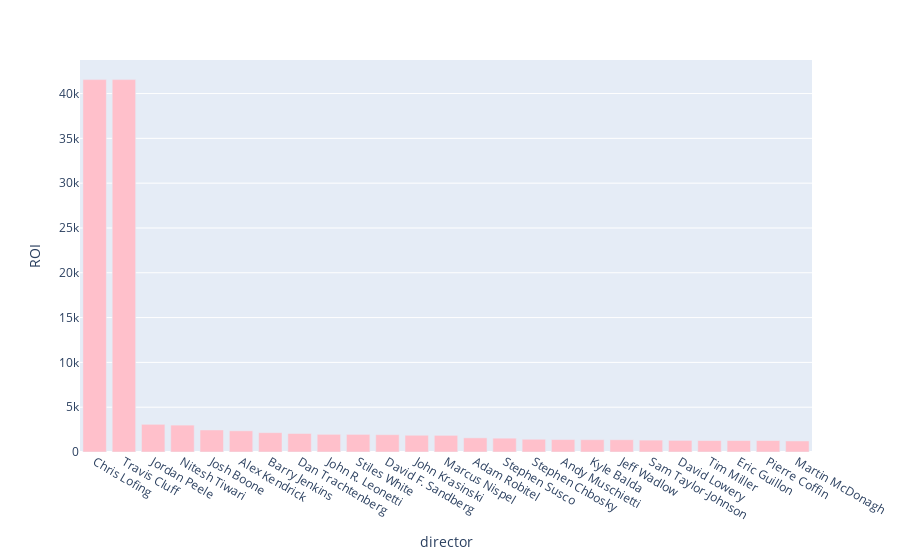

This figure's notebook cell:
### Code cell
fig = px.bar(grouped_by_director_filtered, x = "director", y = "ROI", color_discrete_sequence = ["pink"])
fig.show();

### Figure 1 — Plotly figure (JSON) as saved in the notebook; plotly's stock layout.template omitted (floating-point values rounded to 4 significant figures)
{"data": [{"alignmentgroup": "True", "hovertemplate": "director=%{x}<br>ROI=%{y}<extra></extra>", "legendgroup": "", "marker": {"color": "pink", "pattern": {"shape": ""}}, "name": "", "offsetgroup": "", "orientation": "v", "showlegend": false, "textposition": "auto", "type": "bar", "x": ["Chris Lofing", "Travis Cluff", "Jordan Peele", "Nitesh Tiwari", "Josh Boone", "Alex Kendrick", "Barry Jenkins", "Dan Trachtenberg", "John R. Leonetti", "Stiles White", "David F. Sandberg", "John Krasinski", "Marcus Nispel", "Adam Robitel", "Stephen Susco", "Stephen Chbosky", "Andy Muschietti", "Kyle Balda", "Jeff Wadlow", "Sam Taylor-Johnson", "David Lowery", "Tim Miller", "Eric Guillon", "Pierre Coffin", "Martin McDonagh"], "xaxis": "x", "y": [41560.0, 41560.0, 3089.0, 3002.0, 2460.0, 2366.0, 2158.0, 2066.0, 1974.0, 1966.0, 1936.0, 1868.0, 1859.0, 1579.0, 1543.0, 1423.0, 1390.0, 1374.0, 1372.0, 1327.0, 1296.0, 1281.0, 1280.0, 1280.0, 1235.0], "yaxis": "y"}], "layout": {"barmode": "relative", "legend": {"tracegroupgap": 0}, "margin": {"t": 60}, "xaxis": {"anchor": "y", "domain": [0, 1], "title": {"text": "director"}}, "yaxis": {"anchor": "x", "domain": [0, 1], "title": {"text": "ROI"}}}}
